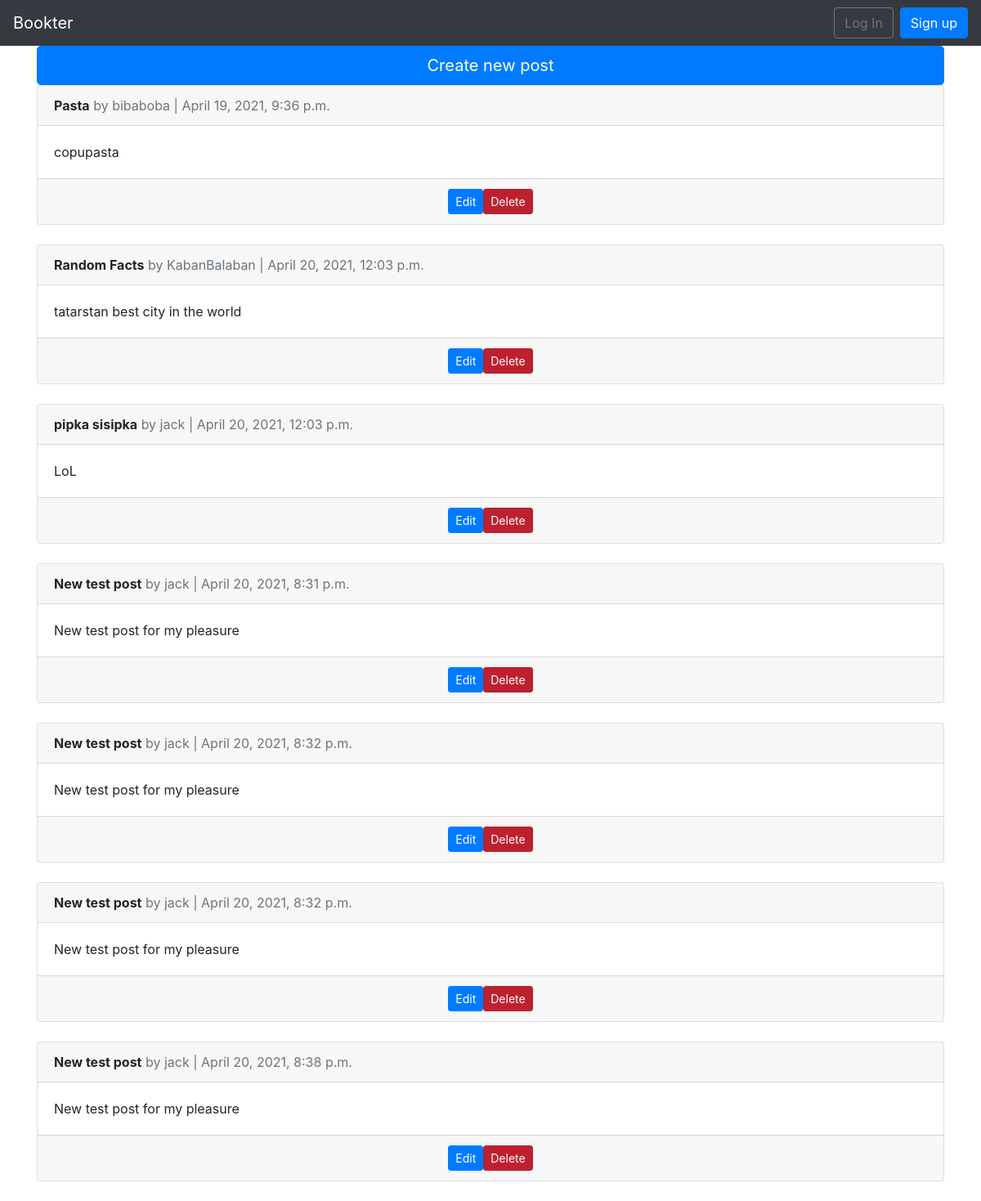
/posts/, run on the app's committed database.
### posts/models.py (models this page shows, shortened)
class Post(models.Model):
	title = models.CharField(max_length = 255)
	body = models.TextField()
	date = models.DateTimeField(auto_now_add = True)
	author = models.ForeignKey(get_user_model(), on_delete=models.CASCADE,
		)
	likes = GenericRelation(Like)

### users/models.py (models this page shows)
class CustomUser(AbstractUser):
	age = models.PositiveIntegerField(null=True, blank = True)

### posts/views.py (the view)
# urls.py: path('', PostListView.as_view(), name = 'post-list'),
class PostListView(ListView):
	model = Post
	template_name = 'post_list.html'

### templates/post_list.html (shortened to what this page needs)
{% extends 'base.html' %}
{% block content %}
<div>
	<a href="{% url 'post-new' %}" class="btn btn-primary btn-lg btn-block">Create new post</a>
</div>
{% for post in object_list %}
<div class="card" >
	<div class="card-header" >
		<span class="font-weight-bold" >{{ post.title }}</span>
		<span class="text-muted">by {{ post.author }} | {{ post.date }}</span>
	</div>
	<div class="card-body">
		{{ post.body }}
	</div>
	<div class = "card-footer text-center text-muted">
		<a class="btn btn-primary btn-sm acitve" href="{% url 'post-edit' post.pk %}"> Edit </a><a class="btn btn-danger btn-sm active" href="{% url 'post-delete' post.pk %}">Delete</a>
	</div>
</div>
<br />
{% endfor %}
{% endblock content %}

### templates/base.html (shortened to what this page needs)
<!DOCTYPE html>
<html>
<head>
  <link rel="stylesheet" href="https://stackpath.bootstrapcdn.com/bootstrap/4.5.0/css/bootstrap.min.css">
</head>
<body>
  <nav class="navbar navbar-expand-lg navbar-dark bg-dark">
    <a class="navbar-brand" href="{% url 'home' %}">Bookter</a>
    <div class="collapse navbar-collapse" id="navbarSupportedContent">
      {% if user.is_authenticated %}
        <ul class="navbar-nav mr-auto">
          <li class="nav-item active">
            <a class="nav-link" href="{% url 'post-new' %}">add post<span class="sr-only">(current)</span></a>
          </li>
        </ul>
        <ul class="navbar-nav ml-auto">
          <li class="nav-item">
            <a class="nav-link dropdown-toggle" href="#" id="navbarDropdown" role="button" data-toggle="dropdown" aria-haspopup="true" aria-expanded="false">
              {{ user.username }}
            </a>
            <div class="dropdown-menu dropdown-menu-lg-right" aria-labelledby="navbarDropdown">
              <a class="dropdown-item"
              href="{% url 'password_change'%}">Change password</a>
              <div class="dropdown-divider"></div>
              <a class="dropdown-item" href="{% url 'logout' %}">
              Log Out</a>
            </div>
          </li>
        </ul>
      {% else %}
        <form class="form-inline ml-auto">
          <a href="{% url 'login' %}" class="btn btn-outline-secondary">
          Log In</a>
          <a href="{% url 'signup' %}" class="btn btn-primary ml-2">
          Sign up</a>
        </form>
      {% endif %}
    </div>
  </nav>
  <main>
    <div class="container">
      {% block content %}
      {% endblock content %}
    </div>
  </main>
</body>
</html>

### data on the page
Post: title "Pasta", author "bibaboba", date "April 19, 2021, 9:36 p.m.", body "copupasta"
Post: title "Random Facts", author "KabanBalaban", date "April 20, 2021, 12:03 p.m.", body "tatarstan best city in the world"
Post: title "pipka sisipka", author "jack", date "April 20, 2021, 12:03 p.m.", body "LoL"
Post: title "New test post", author "jack", date "April 20, 2021, 8:31 p.m.", body "New test post for my pleasure"
Post: title "New test post", author "jack", date "April 20, 2021, 8:32 p.m.", body "New test post for my pleasure"
Post: title "New test post", author "jack", date "April 20, 2021, 8:32 p.m.", body "New test post for my pleasure"
Post: title "New test post", author "jack", date "April 20, 2021, 8:38 p.m.", body "New test post for my pleasure"
